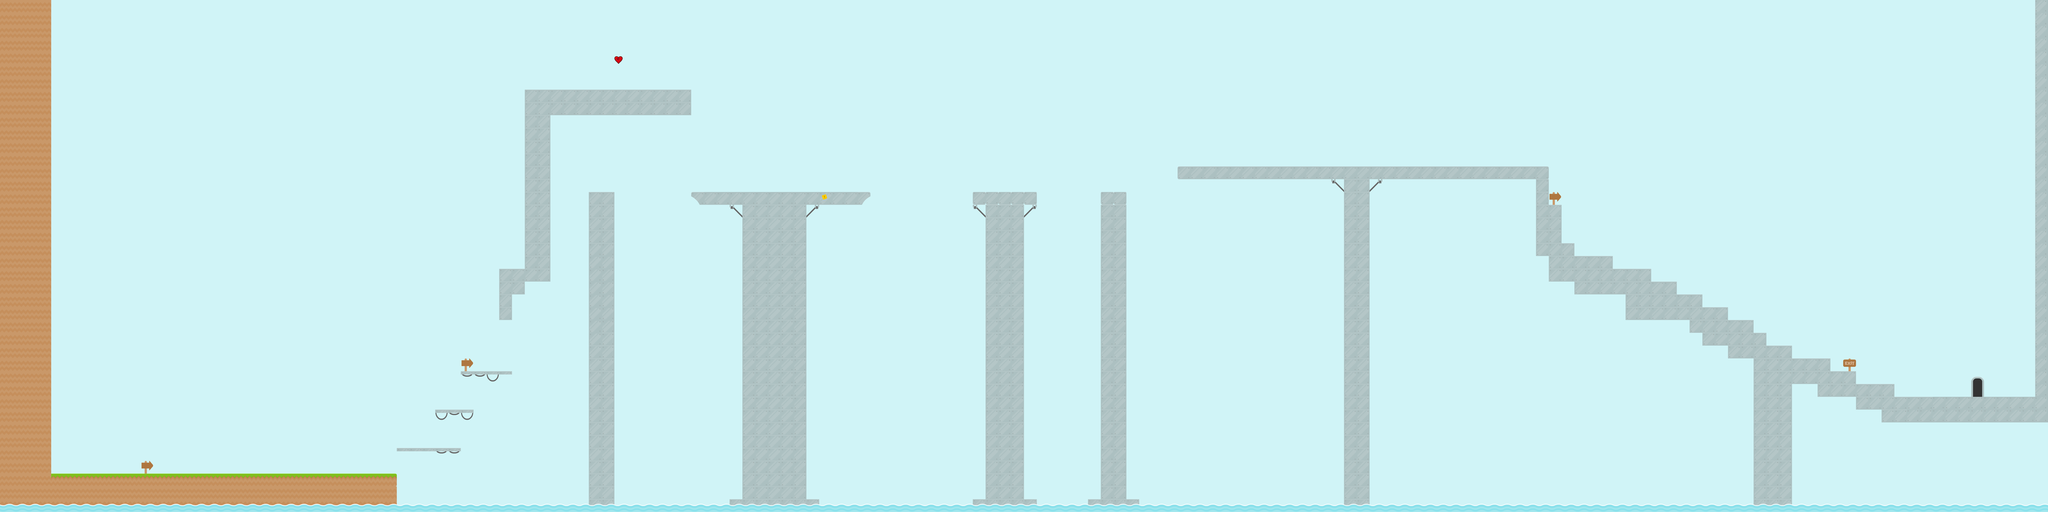

Below is a game level as drawn by its tile map, then a one-line description and the .tmx that defines it (tile-layer data replaced by summaries):
An orthogonal 160x40 tile map with 70x70 px tiles, 6 tile layers (background, foreground, collision, death, ...), 5 tilesets.

<map version="1.0" orientation="orthogonal" renderorder="right-down" width="160" height="40" tilewidth="70" tileheight="70" nextobjectid="1">
 <tileset firstgid="1" name="bg" tilewidth="70" tileheight="70">
  <image source="bg.png" width="256" height="256" />
 </tileset>
 <tileset firstgid="10" name="tiles_spritesheet" tilewidth="70" tileheight="70" spacing="2">
  <image source="tiles_spritesheet.png" width="914" height="936" />
 </tileset>
 <tileset firstgid="166" name="sheet" tilewidth="70" tileheight="70" spacing="2">
  <image source="sheet2.png" width="980" height="490" />
 </tileset>
 <tileset firstgid="244" name="sheet" tilewidth="70" tileheight="70">
  <image source="sheet2.png" width="980" height="490" />
 </tileset>
 <tileset firstgid="342" name="heart" tilewidth="46" tileheight="43">
  <image source="ninja/heart.png" width="46" height="43" />
 </tileset>
 <layer name="background" width="160" height="40">
  <data>[6400 cells, 6400 non-empty, 9 distinct tile ids]</data>
 </layer>
 <layer name="foreground" width="160" height="40">
  <data>[6400 cells, 30 non-empty, 3 distinct tile ids]</data>
 </layer>
 <layer name="collision" width="160" height="40">
  <data>[6400 cells, 1044 non-empty, 18 distinct tile ids]</data>
 </layer>
 <layer name="death" width="160" height="40">
  <data>[6400 cells, 160 non-empty, 1 distinct tile ids]</data>
 </layer>
 <layer name="items" width="160" height="40">
  <data>[6400 cells, 1 non-empty, 1 distinct tile ids]</data>
 </layer>
 <layer name="endoflevel" width="160" height="40">
  <data>[6400 cells, 2 non-empty, 2 distinct tile ids]</data>
 </layer>
</map>
